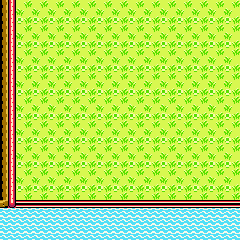

This game map was drawn from its Tiled (.tmx) file and the tilesets committed beside it. A one-line description and the full map source follow:
An orthogonal 30x30 tile map with 8x8 px tiles, 2 tile layers (Ground, Tile Layer 2) and 2 objects.

<map version="1.9" tiledversion="1.9.2" orientation="orthogonal" renderorder="right-down" width="30" height="30" tilewidth="8" tileheight="8" infinite="0" nextlayerid="4" nextobjectid="6">
 <tileset firstgid="1" source="Oracle_tileset.tsx" />
 <layer id="1" name="Ground" width="30" height="30">
  <data encoding="csv">
345,346,345,346,345,346,345,346,345,346,345,346,345,346,345,346,345,346,345,346,345,346,345,346,345,346,345,346,345,346,
431,432,431,432,431,432,431,432,431,432,431,432,431,432,431,432,431,432,431,432,431,432,431,432,431,432,431,432,431,432,
517,518,517,518,517,518,517,518,517,518,517,518,517,518,517,518,517,518,517,518,517,518,517,518,517,518,517,518,517,518,
345,346,345,346,345,346,345,346,345,346,345,346,345,346,345,346,345,346,345,346,345,346,345,346,345,346,345,346,345,346,
431,432,431,432,431,432,431,432,431,432,431,432,431,432,431,432,431,432,431,432,431,432,431,432,431,432,431,432,431,432,
517,518,517,518,517,518,517,518,517,518,517,518,517,518,517,518,517,518,517,518,517,518,517,518,517,518,517,518,517,518,
345,346,345,346,345,346,345,346,345,346,345,346,345,346,345,346,345,346,345,346,345,346,345,346,345,346,345,346,345,346,
431,432,431,432,431,432,431,432,431,432,431,432,431,432,431,432,431,432,431,432,431,432,431,432,431,432,431,432,431,432,
517,518,517,518,517,518,517,518,517,518,517,518,517,518,517,518,517,518,517,518,517,518,517,518,517,518,517,518,517,518,
345,346,345,346,345,346,345,346,345,346,345,346,345,346,345,346,345,346,345,346,345,346,345,346,345,346,345,346,345,346,
431,432,431,432,431,432,431,432,431,432,431,432,431,432,431,432,431,432,431,432,431,432,431,432,431,432,431,432,431,432,
517,518,517,518,517,518,517,518,517,518,517,518,517,518,517,518,517,518,517,518,517,518,517,518,517,518,517,518,517,518,
345,346,345,346,345,346,345,346,345,346,345,346,345,346,345,346,345,346,345,346,345,346,345,346,345,346,345,346,345,346,
431,432,431,432,431,432,431,432,431,432,431,432,431,432,431,432,431,432,431,432,431,432,431,432,431,432,431,432,431,432,
517,518,517,518,517,518,517,518,517,518,517,518,517,518,517,518,517,518,517,518,517,518,517,518,517,518,517,518,517,518,
345,346,345,346,345,346,345,346,345,346,345,346,345,346,345,346,345,346,345,346,345,346,345,346,345,346,345,346,345,346,
431,432,431,432,431,432,431,432,431,432,431,432,431,432,431,432,431,432,431,432,431,432,431,432,431,432,431,432,431,432,
517,518,517,518,517,518,517,518,517,518,517,518,517,518,517,518,517,518,517,518,517,518,517,518,517,518,517,518,517,518,
345,346,345,346,345,346,345,346,345,346,345,346,345,346,345,346,345,346,345,346,345,346,345,346,345,346,345,346,345,346,
431,432,431,432,431,432,431,432,431,432,431,432,431,432,431,432,431,432,431,432,431,432,431,432,431,432,431,432,431,432,
517,518,517,518,517,518,517,518,517,518,517,518,517,518,517,518,517,518,517,518,517,518,517,518,517,518,517,518,517,518,
345,346,345,346,345,346,345,346,345,346,345,346,345,346,345,346,345,346,345,346,345,346,345,346,345,346,345,346,345,346,
431,432,431,432,431,432,431,432,431,432,431,432,431,432,431,432,431,432,431,432,431,432,431,432,431,432,431,432,431,432,
517,518,517,518,517,518,517,518,517,518,517,518,517,518,517,518,517,518,517,518,517,518,517,518,517,518,517,518,517,518,
345,346,345,346,345,346,345,346,345,346,345,346,345,346,345,346,345,346,345,346,345,346,345,346,345,346,345,346,345,346,
431,432,431,432,431,432,431,432,431,432,431,432,431,432,431,432,431,432,431,432,431,432,431,432,431,432,431,432,431,432,
517,518,517,518,517,518,517,518,517,518,517,518,517,518,517,518,517,518,517,518,517,518,517,518,517,518,517,518,517,518,
345,346,345,346,345,346,345,346,345,346,345,346,345,346,345,346,345,346,345,346,345,346,345,346,345,346,345,346,345,346,
431,432,431,432,431,432,431,432,431,432,431,432,431,432,431,432,431,432,431,432,431,432,431,432,431,432,431,432,431,432,
517,518,517,518,517,518,517,518,517,518,517,518,517,518,517,518,517,518,517,518,517,518,517,518,517,518,517,518,517,518
</data>
 </layer>
 <layer id="2" name="Tile Layer 2" width="30" height="30">
  <data encoding="csv">
2497,2071,0,0,0,0,0,0,0,0,0,0,0,0,0,0,0,0,0,0,0,0,0,0,0,0,0,0,0,0,
2497,2071,0,0,0,0,0,0,0,0,0,0,0,0,0,0,0,0,0,0,0,0,0,0,0,0,0,0,0,0,
2497,2071,0,0,0,0,0,0,0,0,0,0,0,0,0,0,0,0,0,0,0,0,0,0,0,0,0,0,0,0,
2497,2071,0,0,0,0,0,0,0,0,0,0,0,0,0,0,0,0,0,0,0,0,0,0,0,0,0,0,0,0,
2497,2071,0,0,0,0,0,0,0,0,0,0,0,0,0,0,0,0,0,0,0,0,0,0,0,0,0,0,0,0,
2497,2071,0,0,0,0,0,0,0,0,0,0,0,0,0,0,0,0,0,0,0,0,0,0,0,0,0,0,0,0,
2497,2071,0,0,0,0,0,0,0,0,0,0,0,0,0,0,0,0,0,0,0,0,0,0,0,0,0,0,0,0,
2497,2071,0,0,0,0,0,0,0,0,0,0,0,0,0,0,0,0,0,0,0,0,0,0,0,0,0,0,0,0,
2497,2071,0,0,0,0,0,0,0,0,0,0,0,0,0,0,0,0,0,0,0,0,0,0,0,0,0,0,0,0,
2497,2071,0,0,0,0,0,0,0,0,0,0,0,0,0,0,0,0,0,0,0,0,0,0,0,0,0,0,0,0,
2497,2071,0,0,0,0,0,0,0,0,0,0,0,0,0,0,0,0,0,0,0,0,0,0,0,0,0,0,0,0,
2497,2071,0,0,0,0,0,0,0,0,0,0,0,0,0,0,0,0,0,0,0,0,0,0,0,0,0,0,0,0,
2497,2071,0,0,0,0,0,0,0,0,0,0,0,0,0,0,0,0,0,0,0,0,0,0,0,0,0,0,0,0,
2497,2071,0,0,0,0,0,0,0,0,0,0,0,0,0,0,0,0,0,0,0,0,0,0,0,0,0,0,0,0,
2497,2071,0,0,0,0,0,0,0,0,0,0,0,0,0,0,0,0,0,0,0,0,0,0,0,0,0,0,0,0,
2497,2071,0,0,0,0,0,0,0,0,0,0,0,0,0,0,0,0,0,0,0,0,0,0,0,0,0,0,0,0,
2497,2071,0,0,0,0,0,0,0,0,0,0,0,0,0,0,0,0,0,0,0,0,0,0,0,0,0,0,0,0,
2497,2071,0,0,0,0,0,0,0,0,0,0,0,0,0,0,0,0,0,0,0,0,0,0,0,0,0,0,0,0,
2497,2071,0,0,0,0,0,0,0,0,0,0,0,0,0,0,0,0,0,0,0,0,0,0,0,0,0,0,0,0,
2497,2071,0,0,0,0,0,0,0,0,0,0,0,0,0,0,0,0,0,0,0,0,0,0,0,0,0,0,0,0,
2497,2071,0,0,0,0,0,0,0,0,0,0,0,0,0,0,0,0,0,0,0,0,0,0,0,0,0,0,0,0,
2497,2071,0,0,0,0,0,0,0,0,0,0,0,0,0,0,0,0,0,0,0,0,0,0,0,0,0,0,0,0,
2497,2071,0,0,0,0,0,0,0,0,0,0,0,0,0,0,0,0,0,0,0,0,0,0,0,0,0,0,0,0,
2497,2071,0,0,0,0,0,0,0,0,0,0,0,0,0,0,0,0,0,0,0,0,0,0,0,0,0,0,0,0,
2497,2071,0,0,0,0,0,0,0,0,0,0,0,0,0,0,0,0,0,0,0,0,0,0,0,0,0,0,0,0,
2413,2156,2498,2498,2498,2498,2498,2498,2498,2498,2498,2498,2498,2498,2498,2498,2498,2498,2498,2498,2498,2498,2498,2498,2498,2498,2498,2498,2498,2498,
11,12,11,12,11,12,11,12,11,12,11,12,11,12,11,12,11,12,11,12,11,12,11,12,11,12,11,12,11,12,
97,98,97,98,97,98,97,98,97,98,97,98,97,98,97,98,97,98,97,98,97,98,97,98,97,98,97,98,97,98,
11,12,11,12,11,12,11,12,11,12,11,12,11,12,11,12,11,12,11,12,11,12,11,12,11,12,11,12,11,12,
97,98,97,98,97,98,97,98,97,98,97,98,97,98,97,98,97,98,97,98,97,98,97,98,97,98,97,98,97,98
</data>
 </layer>
 <objectgroup id="3" name="collide">
  <object id="2" x="0" y="0" width="16" height="208" />
  <object id="5" x="0" y="208" width="240" height="32" />
 </objectgroup>
</map>
